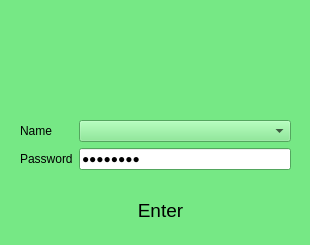
<?xml version="1.0" encoding="UTF-8"?>
<ui version="4.0">
 <class>Login</class>
 <widget class="QDialog" name="Login">
  <property name="geometry">
   <rect>
    <x>0</x>
    <y>0</y>
    <width>310</width>
    <height>245</height>
   </rect>
  </property>
  <property name="palette">
   <palette>
    <active>
     <colorrole role="WindowText">
      <brush brushstyle="SolidPattern">
       <color alpha="255">
        <red>0</red>
        <green>0</green>
        <blue>0</blue>
       </color>
      </brush>
     </colorrole>
     <colorrole role="Button">
      <brush brushstyle="SolidPattern">
       <color alpha="255">
        <red>118</red>
        <green>232</green>
        <blue>133</blue>
       </color>
      </brush>
     </colorrole>
     <colorrole role="Light">
      <brush brushstyle="SolidPattern">
       <color alpha="255">
        <red>223</red>
        <green>255</green>
        <blue>227</blue>
       </color>
      </brush>
     </colorrole>
     <colorrole role="Midlight">
      <brush brushstyle="SolidPattern">
       <color alpha="255">
        <red>170</red>
        <green>243</green>
        <blue>180</blue>
       </color>
      </brush>
     </colorrole>
     <colorrole role="Dark">
      <brush brushstyle="SolidPattern">
       <color alpha="255">
        <red>59</red>
        <green>116</green>
        <blue>66</blue>
       </color>
      </brush>
     </colorrole>
     <colorrole role="Mid">
      <brush brushstyle="SolidPattern">
       <color alpha="255">
        <red>78</red>
        <green>155</green>
        <blue>88</blue>
       </color>
      </brush>
     </colorrole>
     <colorrole role="Text">
      <brush brushstyle="SolidPattern">
       <color alpha="255">
        <red>0</red>
        <green>0</green>
        <blue>0</blue>
       </color>
      </brush>
     </colorrole>
     <colorrole role="BrightText">
      <brush brushstyle="SolidPattern">
       <color alpha="255">
        <red>255</red>
        <green>255</green>
        <blue>255</blue>
       </color>
      </brush>
     </colorrole>
     <colorrole role="ButtonText">
      <brush brushstyle="SolidPattern">
       <color alpha="255">
        <red>0</red>
        <green>0</green>
        <blue>0</blue>
       </color>
      </brush>
     </colorrole>
     <colorrole role="Base">
      <brush brushstyle="SolidPattern">
       <color alpha="255">
        <red>255</red>
        <green>255</green>
        <blue>255</blue>
       </color>
      </brush>
     </colorrole>
     <colorrole role="Window">
      <brush brushstyle="SolidPattern">
       <color alpha="255">
        <red>118</red>
        <green>232</green>
        <blue>133</blue>
       </color>
      </brush>
     </colorrole>
     <colorrole role="Shadow">
      <brush brushstyle="SolidPattern">
       <color alpha="255">
        <red>0</red>
        <green>0</green>
        <blue>0</blue>
       </color>
      </brush>
     </colorrole>
     <colorrole role="AlternateBase">
      <brush brushstyle="SolidPattern">
       <color alpha="255">
        <red>186</red>
        <green>243</green>
        <blue>194</blue>
       </color>
      </brush>
     </colorrole>
     <colorrole role="ToolTipBase">
      <brush brushstyle="SolidPattern">
       <color alpha="255">
        <red>255</red>
        <green>255</green>
        <blue>220</blue>
       </color>
      </brush>
     </colorrole>
     <colorrole role="ToolTipText">
      <brush brushstyle="SolidPattern">
       <color alpha="255">
        <red>0</red>
        <green>0</green>
        <blue>0</blue>
       </color>
      </brush>
     </colorrole>
    </active>
    <inactive>
     <colorrole role="WindowText">
      <brush brushstyle="SolidPattern">
       <color alpha="255">
        <red>0</red>
        <green>0</green>
        <blue>0</blue>
       </color>
      </brush>
     </colorrole>
     <colorrole role="Button">
      <brush brushstyle="SolidPattern">
       <color alpha="255">
        <red>118</red>
        <green>232</green>
        <blue>133</blue>
       </color>
      </brush>
     </colorrole>
     <colorrole role="Light">
      <brush brushstyle="SolidPattern">
       <color alpha="255">
        <red>223</red>
        <green>255</green>
        <blue>227</blue>
       </color>
      </brush>
     </colorrole>
     <colorrole role="Midlight">
      <brush brushstyle="SolidPattern">
       <color alpha="255">
        <red>170</red>
        <green>243</green>
        <blue>180</blue>
       </color>
      </brush>
     </colorrole>
     <colorrole role="Dark">
      <brush brushstyle="SolidPattern">
       <color alpha="255">
        <red>59</red>
        <green>116</green>
        <blue>66</blue>
       </color>
      </brush>
     </colorrole>
     <colorrole role="Mid">
      <brush brushstyle="SolidPattern">
       <color alpha="255">
        <red>78</red>
        <green>155</green>
        <blue>88</blue>
       </color>
      </brush>
     </colorrole>
     <colorrole role="Text">
      <brush brushstyle="SolidPattern">
       <color alpha="255">
        <red>0</red>
        <green>0</green>
        <blue>0</blue>
       </color>
      </brush>
     </colorrole>
     <colorrole role="BrightText">
      <brush brushstyle="SolidPattern">
       <color alpha="255">
        <red>255</red>
        <green>255</green>
        <blue>255</blue>
       </color>
      </brush>
     </colorrole>
     <colorrole role="ButtonText">
      <brush brushstyle="SolidPattern">
       <color alpha="255">
        <red>0</red>
        <green>0</green>
        <blue>0</blue>
       </color>
      </brush>
     </colorrole>
     <colorrole role="Base">
      <brush brushstyle="SolidPattern">
       <color alpha="255">
        <red>255</red>
        <green>255</green>
        <blue>255</blue>
       </color>
      </brush>
     </colorrole>
     <colorrole role="Window">
      <brush brushstyle="SolidPattern">
       <color alpha="255">
        <red>118</red>
        <green>232</green>
        <blue>133</blue>
       </color>
      </brush>
     </colorrole>
     <colorrole role="Shadow">
      <brush brushstyle="SolidPattern">
       <color alpha="255">
        <red>0</red>
        <green>0</green>
        <blue>0</blue>
       </color>
      </brush>
     </colorrole>
     <colorrole role="AlternateBase">
      <brush brushstyle="SolidPattern">
       <color alpha="255">
        <red>186</red>
        <green>243</green>
        <blue>194</blue>
       </color>
      </brush>
     </colorrole>
     <colorrole role="ToolTipBase">
      <brush brushstyle="SolidPattern">
       <color alpha="255">
        <red>255</red>
        <green>255</green>
        <blue>220</blue>
       </color>
      </brush>
     </colorrole>
     <colorrole role="ToolTipText">
      <brush brushstyle="SolidPattern">
       <color alpha="255">
        <red>0</red>
        <green>0</green>
        <blue>0</blue>
       </color>
      </brush>
     </colorrole>
    </inactive>
    <disabled>
     <colorrole role="WindowText">
      <brush brushstyle="SolidPattern">
       <color alpha="255">
        <red>59</red>
        <green>116</green>
        <blue>66</blue>
       </color>
      </brush>
     </colorrole>
     <colorrole role="Button">
      <brush brushstyle="SolidPattern">
       <color alpha="255">
        <red>118</red>
        <green>232</green>
        <blue>133</blue>
       </color>
      </brush>
     </colorrole>
     <colorrole role="Light">
      <brush brushstyle="SolidPattern">
       <color alpha="255">
        <red>223</red>
        <green>255</green>
        <blue>227</blue>
       </color>
      </brush>
     </colorrole>
     <colorrole role="Midlight">
      <brush brushstyle="SolidPattern">
       <color alpha="255">
        <red>170</red>
        <green>243</green>
        <blue>180</blue>
       </color>
      </brush>
     </colorrole>
     <colorrole role="Dark">
      <brush brushstyle="SolidPattern">
       <color alpha="255">
        <red>59</red>
        <green>116</green>
        <blue>66</blue>
       </color>
      </brush>
     </colorrole>
     <colorrole role="Mid">
      <brush brushstyle="SolidPattern">
       <color alpha="255">
        <red>78</red>
        <green>155</green>
        <blue>88</blue>
       </color>
      </brush>
     </colorrole>
     <colorrole role="Text">
      <brush brushstyle="SolidPattern">
       <color alpha="255">
        <red>59</red>
        <green>116</green>
        <blue>66</blue>
       </color>
      </brush>
     </colorrole>
     <colorrole role="BrightText">
      <brush brushstyle="SolidPattern">
       <color alpha="255">
        <red>255</red>
        <green>255</green>
        <blue>255</blue>
       </color>
      </brush>
     </colorrole>
     <colorrole role="ButtonText">
      <brush brushstyle="SolidPattern">
       <color alpha="255">
        <red>59</red>
        <green>116</green>
        <blue>66</blue>
       </color>
      </brush>
     </colorrole>
     <colorrole role="Base">
      <brush brushstyle="SolidPattern">
       <color alpha="255">
        <red>118</red>
        <green>232</green>
        <blue>133</blue>
       </color>
      </brush>
     </colorrole>
     <colorrole role="Window">
      <brush brushstyle="SolidPattern">
       <color alpha="255">
        <red>118</red>
        <green>232</green>
        <blue>133</blue>
       </color>
      </brush>
     </colorrole>
     <colorrole role="Shadow">
      <brush brushstyle="SolidPattern">
       <color alpha="255">
        <red>0</red>
        <green>0</green>
        <blue>0</blue>
       </color>
      </brush>
     </colorrole>
     <colorrole role="AlternateBase">
      <brush brushstyle="SolidPattern">
       <color alpha="255">
        <red>118</red>
        <green>232</green>
        <blue>133</blue>
       </color>
      </brush>
     </colorrole>
     <colorrole role="ToolTipBase">
      <brush brushstyle="SolidPattern">
       <color alpha="255">
        <red>255</red>
        <green>255</green>
        <blue>220</blue>
       </color>
      </brush>
     </colorrole>
     <colorrole role="ToolTipText">
      <brush brushstyle="SolidPattern">
       <color alpha="255">
        <red>0</red>
        <green>0</green>
        <blue>0</blue>
       </color>
      </brush>
     </colorrole>
    </disabled>
   </palette>
  </property>
  <property name="windowTitle">
   <string>Log In</string>
  </property>
  <widget class="QWidget" name="formLayoutWidget">
   <property name="geometry">
    <rect>
     <x>20</x>
     <y>120</y>
     <width>271</width>
     <height>61</height>
    </rect>
   </property>
   <layout class="QFormLayout" name="formLayout">
    <item row="0" column="0">
     <widget class="QLabel" name="label">
      <property name="text">
       <string>Name</string>
      </property>
     </widget>
    </item>
    <item row="0" column="1">
     <widget class="QComboBox" name="comboBox">
      <property name="palette">
       <palette>
        <active>
         <colorrole role="Text">
          <brush brushstyle="SolidPattern">
           <color alpha="255">
            <red>0</red>
            <green>0</green>
            <blue>0</blue>
           </color>
          </brush>
         </colorrole>
        </active>
        <inactive>
         <colorrole role="Text">
          <brush brushstyle="SolidPattern">
           <color alpha="255">
            <red>0</red>
            <green>0</green>
            <blue>0</blue>
           </color>
          </brush>
         </colorrole>
        </inactive>
        <disabled>
         <colorrole role="Text">
          <brush brushstyle="SolidPattern">
           <color alpha="255">
            <red>8</red>
            <green>64</green>
            <blue>32</blue>
           </color>
          </brush>
         </colorrole>
        </disabled>
       </palette>
      </property>
     </widget>
    </item>
    <item row="1" column="0">
     <widget class="QLabel" name="label_2">
      <property name="text">
       <string>Password</string>
      </property>
     </widget>
    </item>
    <item row="1" column="1">
     <widget class="QLineEdit" name="lineEdit">
      <property name="focusPolicy">
       <enum>Qt::StrongFocus</enum>
      </property>
      <property name="text">
       <string>Password</string>
      </property>
      <property name="echoMode">
       <enum>QLineEdit::Password</enum>
      </property>
     </widget>
    </item>
   </layout>
  </widget>
  <widget class="QPushButton" name="pushButton">
   <property name="geometry">
    <rect>
     <x>70</x>
     <y>190</y>
     <width>181</width>
     <height>41</height>
    </rect>
   </property>
   <property name="font">
    <font>
     <pointsize>14</pointsize>
    </font>
   </property>
   <property name="focusPolicy">
    <enum>Qt::StrongFocus</enum>
   </property>
   <property name="autoFillBackground">
    <bool>false</bool>
   </property>
   <property name="styleSheet">
    <string notr="true">QPushButton {
border: none; /* no border for a flat push button */

    background-color: qlineargradient(x1: 0, y1: 0, x2: 0, y2: 1,
                                      stop: 0 #f6f7fa, stop: 1 #dadbde);
    min-width: 80px;
}

QPushButton:pressed {
    background-color: qlineargradient(x1: 0, y1: 0, x2: 0, y2: 1,
                                      stop: 0 #dadbde, stop: 1 #f6f7fa);
}

QPushButton:flat {
    border: none; /* no border for a flat push button */
}

QPushButton:default {
    border-color: navy; /* make the default button prominent */
}</string>
   </property>
   <property name="text">
    <string>Enter</string>
   </property>
   <property name="autoDefault">
    <bool>false</bool>
   </property>
   <property name="default">
    <bool>true</bool>
   </property>
   <property name="flat">
    <bool>false</bool>
   </property>
  </widget>
  <widget class="QLabel" name="label_3">
   <property name="geometry">
    <rect>
     <x>10</x>
     <y>10</y>
     <width>341</width>
     <height>91</height>
    </rect>
   </property>
   <property name="text">
    <string/>
   </property>
   <property name="pixmap">
    <pixmap resource="images.qrc">:/image.png</pixmap>
   </property>
  </widget>
 </widget>
 <resources>
  <include location="images.qrc"/>
 </resources>
 <connections/>
</ui>
